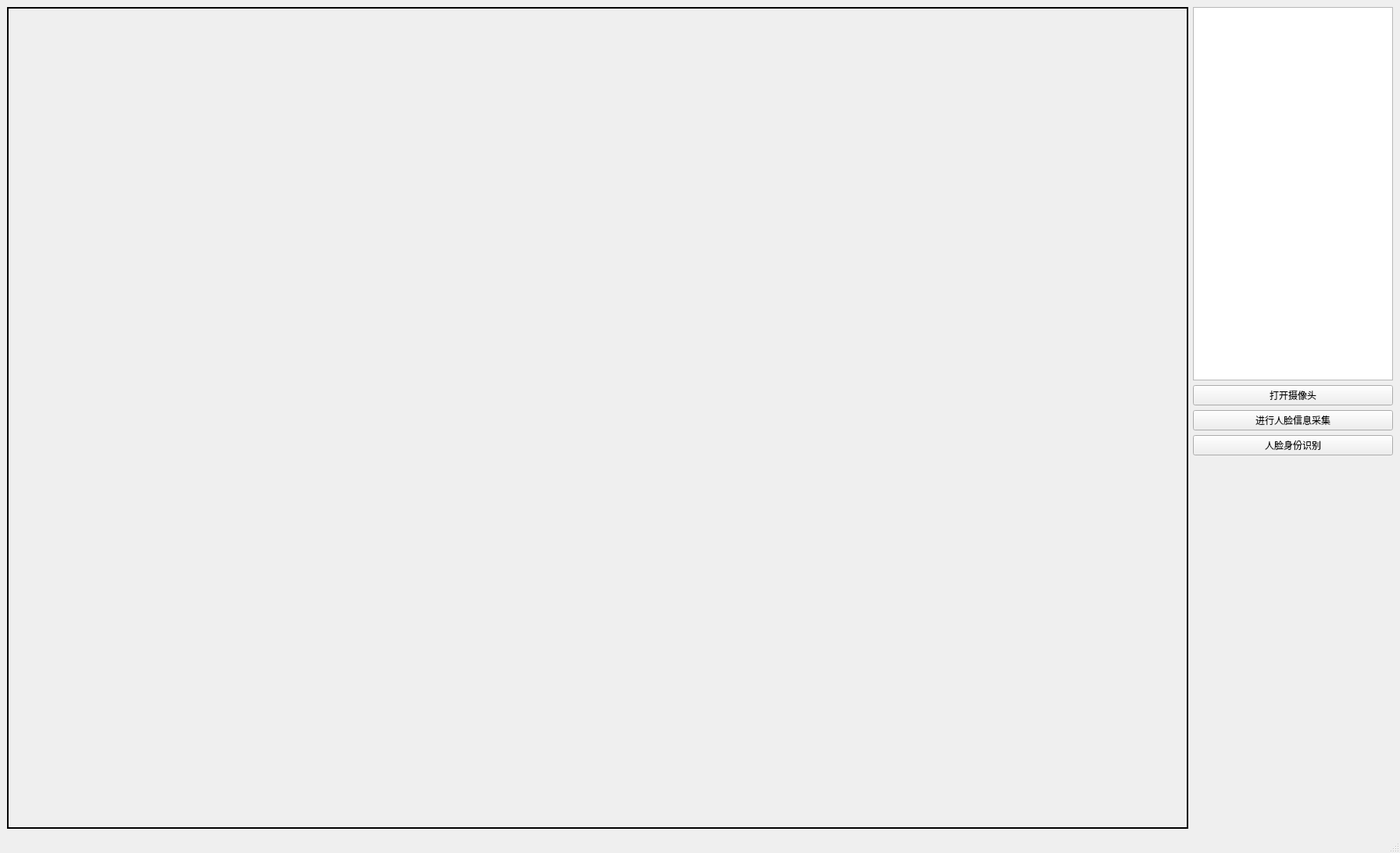
<?xml version="1.0" encoding="UTF-8"?>
<ui version="4.0">
 <class>MainWindow</class>
 <widget class="QMainWindow" name="MainWindow">
  <property name="geometry">
   <rect>
    <x>0</x>
    <y>0</y>
    <width>1792</width>
    <height>1092</height>
   </rect>
  </property>
  <property name="windowTitle">
   <string>MainWindow</string>
  </property>
  <widget class="QWidget" name="centralwidget">
   <layout class="QHBoxLayout" name="horizontalLayout_5">
    <item>
     <layout class="QHBoxLayout" name="horizontalLayout_4">
      <item>
       <widget class="QLabel" name="video">
        <property name="sizePolicy">
         <sizepolicy hsizetype="Preferred" vsizetype="Preferred">
          <horstretch>28</horstretch>
          <verstretch>24</verstretch>
         </sizepolicy>
        </property>
        <property name="cursor">
         <cursorShape>BlankCursor</cursorShape>
        </property>
        <property name="autoFillBackground">
         <bool>false</bool>
        </property>
        <property name="styleSheet">
         <string notr="true">border-width: 2px;
border-style: solid;
border-color: rgb(0, 0, 0);</string>
        </property>
        <property name="text">
         <string/>
        </property>
       </widget>
      </item>
      <item>
       <layout class="QVBoxLayout" name="verticalLayout">
        <item>
         <widget class="QTextEdit" name="text"/>
        </item>
        <item>
         <layout class="QHBoxLayout" name="horizontalLayout">
          <item>
           <widget class="QPushButton" name="button1">
            <property name="text">
             <string>打开摄像头</string>
            </property>
           </widget>
          </item>
         </layout>
        </item>
        <item>
         <layout class="QHBoxLayout" name="horizontalLayout_2">
          <item>
           <widget class="QPushButton" name="button2">
            <property name="text">
             <string>进行人脸信息采集</string>
            </property>
           </widget>
          </item>
         </layout>
        </item>
        <item>
         <layout class="QHBoxLayout" name="horizontalLayout_3">
          <item>
           <widget class="QPushButton" name="button3">
            <property name="text">
             <string>人脸身份识别</string>
            </property>
           </widget>
          </item>
         </layout>
        </item>
        <item>
         <spacer name="verticalSpacer_2">
          <property name="orientation">
           <enum>Qt::Vertical</enum>
          </property>
          <property name="sizeHint" stdset="0">
           <size>
            <width>20</width>
            <height>40</height>
           </size>
          </property>
         </spacer>
        </item>
       </layout>
      </item>
     </layout>
    </item>
   </layout>
  </widget>
  <widget class="QMenuBar" name="menubar">
   <property name="geometry">
    <rect>
     <x>0</x>
     <y>0</y>
     <width>1792</width>
     <height>21</height>
    </rect>
   </property>
  </widget>
  <widget class="QStatusBar" name="statusbar"/>
 </widget>
 <resources/>
 <connections/>
</ui>
